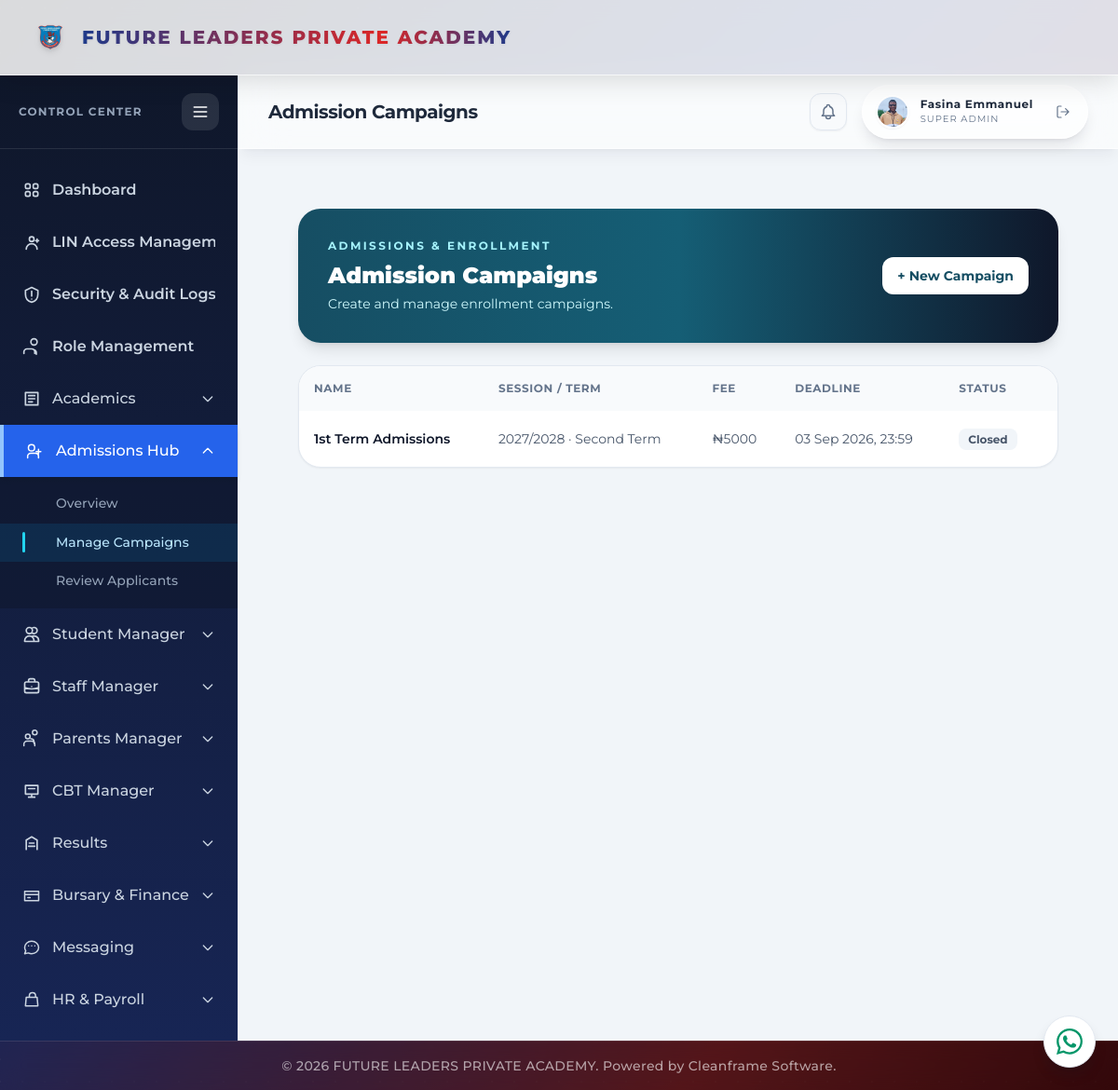
The app's page /admissions/campaigns/ (signed in) with its own data.
### portal/models.py (models this page shows, shortened)
class AdmissionCampaign(models.Model):
    STATUS_CHOICES = [
        ('Active', 'Active'),
        ('Closed', 'Closed'),
        ('Archived', 'Archived'),
    ]
    campaign_name = models.CharField(max_length=150)
    target_session = models.ForeignKey(AcademicSession, on_delete=models.PROTECT, related_name='admission_campaigns')
    target_term = models.ForeignKey(AcademicTerm, on_delete=models.PROTECT, related_name='admission_campaigns')
    application_fee = models.DecimalField(max_digits=12, decimal_places=2, default=0)
    deadline = models.DateTimeField()
    status = models.CharField(max_length=100, choices=STATUS_CHOICES, default='Active')
    is_active = models.BooleanField(default=True)
    class Meta:
        ordering = ['-deadline']

class AcademicSession(models.Model):
    name = models.CharField(max_length=100, unique=True)
    is_active = models.BooleanField(default=False)
    rollover_completed = models.BooleanField(default=False)
    class Meta:
        ordering = ['-name']

class AcademicTerm(models.Model):
    TERM_CHOICES = [('First Term', 'First Term'), ('Second Term', 'Second Term'), ('Third Term', 'Third Term')]
    session = models.ForeignKey(AcademicSession, on_delete=models.CASCADE, related_name='terms')
    term_name = models.CharField(max_length=100, choices=TERM_CHOICES)
    start_date = models.DateField(null=True, blank=True)
    end_date = models.DateField(null=True, blank=True)
    next_term_begins = models.DateField(null=True, blank=True)
    is_active = models.BooleanField(default=False)
    broadsheet_approved = models.BooleanField(default=False)
    reports_published = models.BooleanField(default=False)
    class Meta:
        constraints = [models.UniqueConstraint(fields=['session', 'term_name'], name='unique_session_term')]
        ordering = ['start_date']

### portal/views.py (the view, shortened to what this page needs)
# urls.py: path('admissions/campaigns/', views.manage_campaigns_view, name='manage_campaigns'),
@login_required(login_url='login')
@registrar_required
def manage_campaigns_view(request):
    AdmissionCampaign.objects.filter(status='Active', deadline__lt=timezone.now()).update(status='Closed', is_active=False)
    def combined_deadline():
        deadline_date = parse_date(request.POST.get('deadline_date') or '')
        if not deadline_date:
            return None
        deadline_time = request.POST.get('deadline_time') or '23:59'
        hour, _, minute = deadline_time.partition(':')
        naive = datetime.datetime.combine(deadline_date, datetime.time(int(hour or 0), int(minute or 0)))
        return timezone.make_aware(naive)
    terms_data = {}
    for session in AcademicSession.objects.all():
        terms_data[str(session.id)] = list(session.terms.values('id', 'term_name'))
    return render(request, 'portal/manage_campaigns.html', {
        'campaigns': AdmissionCampaign.objects.select_related('target_session', 'target_term'),
        'sessions': AcademicSession.objects.order_by('-name'),
        'terms_json': json.dumps(terms_data),
    })

### portal/context_processors.py (called while the page is built)
def _portal_name_parts(user):
    for relation_name in ('teacher_record', 'student_record', 'parent_record'):
        record = getattr(user, relation_name, None)
        if record:
            first_name = (getattr(record, 'first_name', '') or '').strip()
            last_name = (getattr(record, 'last_name', '') or '').strip()
            if first_name or last_name:
                return first_name, last_name
    return user.first_name.strip(), user.last_name.strip()

def _portal_picture_url(user):
    candidates = [
        getattr(getattr(user, 'account_profile', None), 'profile_picture', None),
        getattr(getattr(user, 'student_record', None), 'passport', None),
        getattr(getattr(user, 'teacher_record', None), 'passport', None),
    ]
    for picture in candidates:
        if picture:
            try:
                if picture.storage.exists(picture.name):
                    return picture.url
            except (OSError, ValueError):
                continue
    return ''

### portal/templates/portal/manage_campaigns.html (shortened to what this page needs)
{% extends 'portal/base.html' %}
{% block page_title %}Admission Campaigns{% endblock %}
{% block content %}
<div class="min-h-full bg-slate-100 p-6 lg:p-8">
  <div class="mx-auto max-w-6xl space-y-6">
    <header class="flex flex-col justify-between gap-4 rounded-3xl bg-gradient-to-r from-cyan-900 via-cyan-800 to-slate-900 p-8 text-white shadow-lg sm:flex-row sm:items-center">
      <div>
        <p class="text-xs font-bold uppercase tracking-[0.2em] text-cyan-200">Admissions &amp; Enrollment</p>
        <h1 class="mt-2 text-2xl font-black">Admission Campaigns</h1>
        <p class="mt-1 text-sm text-cyan-100">Create and manage enrollment campaigns.</p>
      </div>
      <button type="button" onclick="openCampaignModal()" class="inline-flex items-center gap-2 rounded-xl bg-white px-4 py-2.5 text-sm font-bold text-cyan-900 shadow-sm transition hover:bg-cyan-50">+ New Campaign</button>
    </header>
    <section class="overflow-hidden rounded-3xl border border-slate-200 bg-white shadow-sm">
      <div class="overflow-x-auto">
        <table class="w-full min-w-[900px] text-left text-sm">
          <thead class="bg-slate-50 text-xs font-bold uppercase tracking-wider text-slate-500"><tr><th class="p-4">Name</th><th class="p-4">Session / Term</th><th class="p-4">Fee</th><th class="p-4">Deadline</th><th class="p-4">Status</th><th class="p-4 text-right">Actions</th></tr></thead>
          <tbody class="divide-y divide-slate-100">
            {% for campaign in campaigns %}
            <tr class="hover:bg-slate-50/70">
              <td class="p-4 font-semibold text-slate-900">{{ campaign.campaign_name }}</td>
              <td class="p-4 text-slate-600">{{ campaign.target_session.name }} · {{ campaign.target_term.term_name }}</td>
              <td class="p-4 text-slate-600">₦{{ campaign.application_fee|floatformat:0 }}</td>
              <td class="p-4 text-slate-600">{{ campaign.deadline|date:'d M Y, H:i' }}</td>
              <td class="p-4">{% if campaign.status == 'Active' %}<span class="rounded-lg bg-emerald-100 px-2.5 py-1 text-xs font-bold text-emerald-800">Active</span>{% elif campaign.status == 'Archived' %}<span class="rounded-lg bg-slate-200 px-2.5 py-1 text-xs font-bold text-slate-700">Archived</span>{% else %}<span class="rounded-lg bg-slate-100 px-2.5 py-1 text-xs font-bold text-slate-600">Closed</span>{% endif %}</td>
              <td class="p-4 text-right">
              </td>
            </tr>
            {% empty %}
            <tr><td colspan="6" class="p-12 text-center text-sm text-slate-500">No admission campaigns created yet.</td></tr>
            {% endfor %}
          </tbody>
        </table>
      </div>
    </section>
  </div>
</div>
{% endblock %}

### portal/static/portal/css/global.css (style rules this page uses)
html, body, body *, button, input, select, textarea, optgroup { font-family: 'Montserrat' !important; }
html { font-synthesis: none; overflow-x: hidden; }
body { overflow-x: hidden; overflow-wrap: normal; }
:is(.rounded-full, .status-badge, .exam-status-badge, span[class*='rounded-lg']) { white-space: nowrap; overflow-wrap: normal; }

### records on screen
AdmissionCampaign: campaign_name "1st Term Admissions", target_session.name "2027/2028", target_term.term_name "Second Term", application_fee "5000", deadline "03 Sep 2026, 23:59", status "Closed"

### other values on screen
{{ portal_display_name }} "Fasina Emmanuel"
